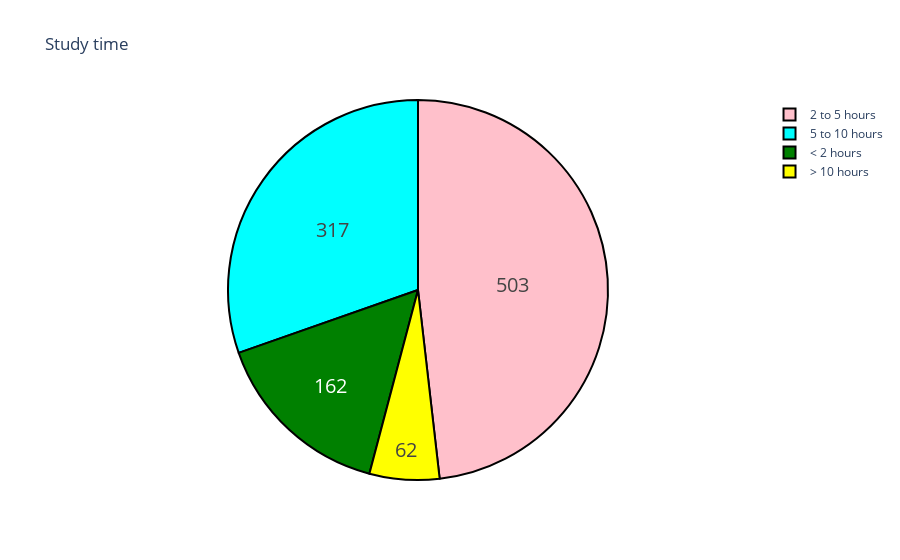

Notebook code cell kept with this figure:
### Markdown cell above
Let's see how many hours a week students spend on their studies.

Тогда давайте посмотрим, сколько часов в неделю студенты тратят на учебу.

### Code cell
data["st_time"] = np.nan
df = [data]

for col in df:
    col.loc[col["studytime"] == 1, "st_time"] = "< 2 hours"
    col.loc[col["studytime"] == 2, "st_time"] = "2 to 5 hours"
    col.loc[col["studytime"] == 3, "st_time"] = "5 to 10 hours"
    col.loc[col["studytime"] == 4, "st_time"] = "> 10 hours"

labels = data["st_time"].unique().tolist()
amount = data["st_time"].value_counts().tolist()

colors = ["pink", "cyan", "green", "yellow"]

trace = go.Pie(
    labels=labels,
    values=amount,
    hoverinfo="label+percent",
    textinfo="value",
    textfont=dict(size=20),
    marker=dict(colors=colors, line=dict(color="#000000", width=2)),
)
dt = [trace]
layout = go.Layout(title="Study time")

fig = go.Figure(data=dt, layout=layout)
iplot(fig, filename="pie")

### Figure 1 — Plotly figure (JSON) as saved in the notebook; plotly's stock layout.template omitted (floating-point values rounded to 4 significant figures)
{"data": [{"hoverinfo": "label+percent", "labels": ["2 to 5 hours", "5 to 10 hours", "< 2 hours", "> 10 hours"], "marker": {"colors": ["pink", "cyan", "green", "yellow"], "line": {"color": "#000000", "width": 2}}, "textfont": {"size": 20}, "textinfo": "value", "type": "pie", "values": [503, 317, 162, 62]}], "layout": {"title": {"text": "Study time"}}}
